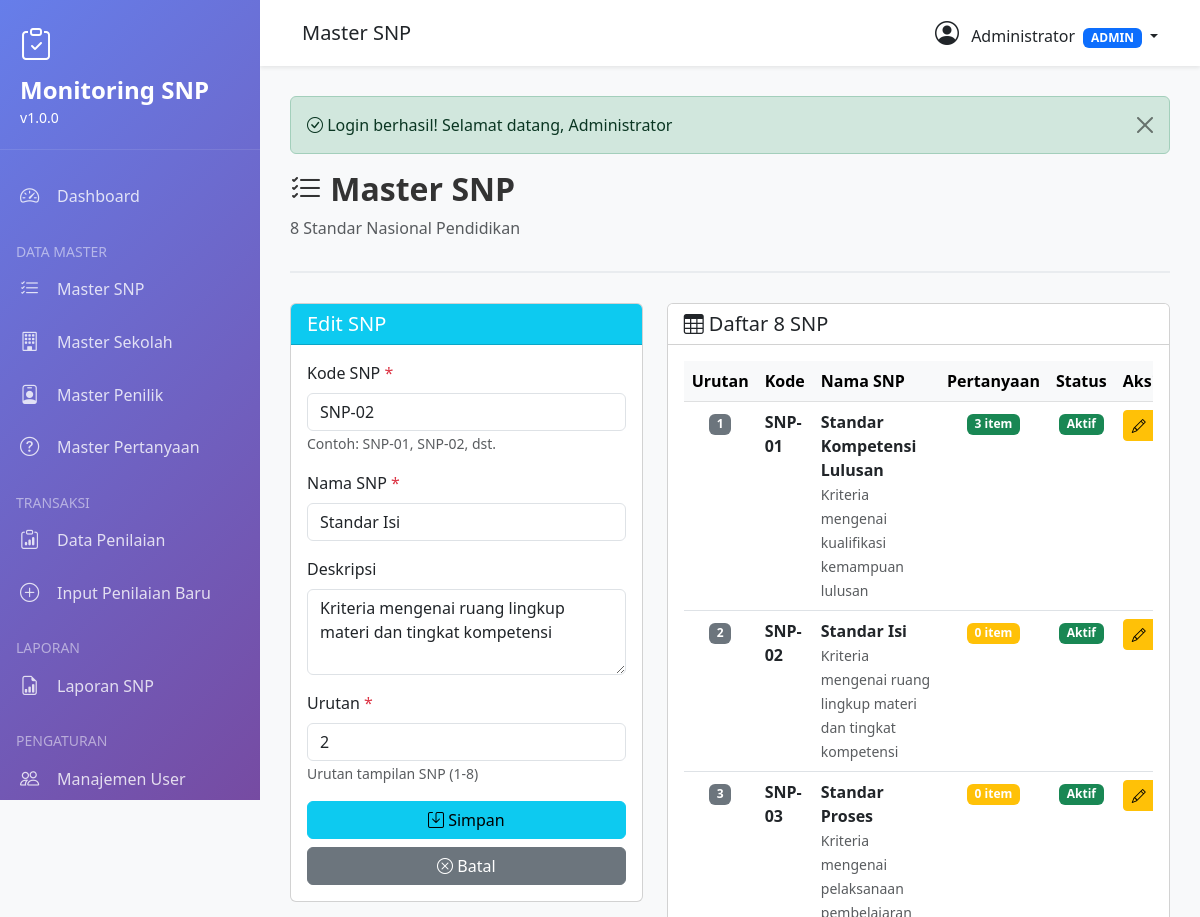
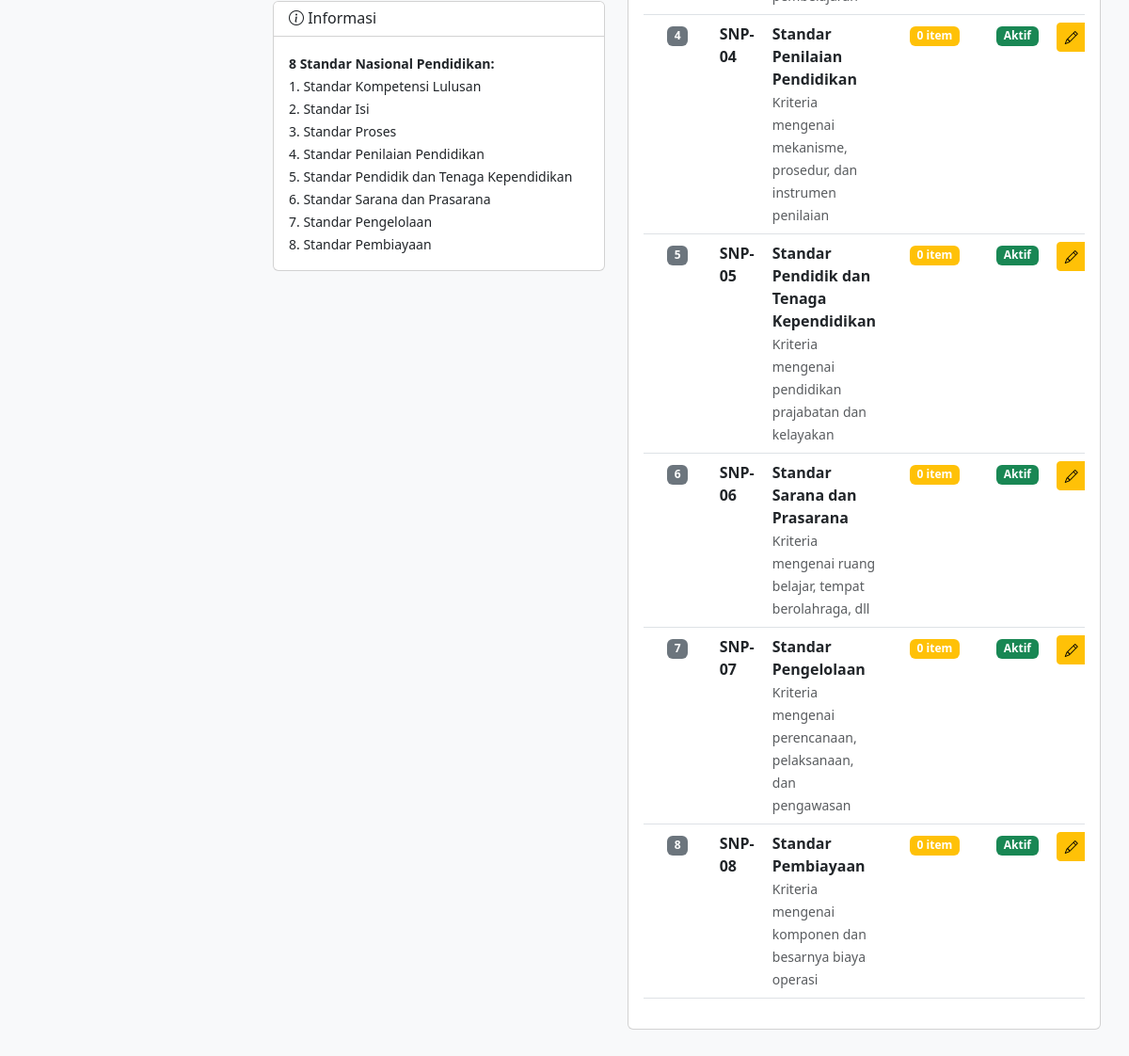
The page /modules/master-snp.php?edit=2 (signed in) on the database its author committed (2 pictures, top to bottom).
### tables this page shows
CREATE TABLE master_snp (
    id INT PRIMARY KEY AUTO_INCREMENT,
    kode_snp VARCHAR(10) UNIQUE NOT NULL,
    nama_snp VARCHAR(200) NOT NULL,
    deskripsi TEXT,
    urutan INT,
    is_active TINYINT(1) DEFAULT 1,
    created_at TIMESTAMP DEFAULT CURRENT_TIMESTAMP,
    updated_at TIMESTAMP DEFAULT CURRENT_TIMESTAMP ON UPDATE CURRENT_TIMESTAMP
);

### config/config.php (called while the page is built, shortened)
<?php
class Database {
    private static $instance = null;
    private $conn;
    private function __construct() {
        try {
            $this->conn = new mysqli(DB_HOST, DB_USER, DB_PASS, DB_NAME);
            $this->conn->set_charset("utf8");
        } catch (Exception $e) {
            die("ERROR: " . $e->getMessage());
        }
    }
    public static function getInstance() {
        if (self::$instance === null) {
            self::$instance = new Database();
        }
        return self::$instance;
    }
    public function query($sql) {
        return $this->conn->query($sql);
    }
}

### modules/master-snp.php (the view, shortened to what this page needs)
<?php
$db = Database::getInstance();
$pageTitle = 'Master SNP';
require_once '../includes/header.php';
$editData = null;
if (isset($_GET['edit'])) {
    $id = (int)$_GET['edit'];
    $editData = $db->query("SELECT * FROM master_snp WHERE id = $id")->fetch_assoc();
}
$dataSNP = $db->query("
    SELECT s.*,
           (SELECT COUNT(*) FROM pertanyaan_snp WHERE snp_id = s.id) as jumlah_pertanyaan
    FROM master_snp s
    ORDER BY s.urutan
")->fetch_all(MYSQLI_ASSOC);
?>
<div class="page-header">
    <h2><i class="bi bi-list-check"></i> <?php echo $pageTitle; ?></h2>
    <p class="text-muted">8 Standar Nasional Pendidikan</p>
</div>
<div class="row">
    <div class="col-md-5">
        <div class="card">
            <div class="card-header bg-info text-white">
                <h5 class="mb-0">
                    <?php echo $editData ? 'Edit' : 'Tambah'; ?> SNP
                </h5>
            </div>
            <div class="card-body">
                <form method="POST">
                    <div class="mb-3">
                        <label class="form-label">Kode SNP <span class="text-danger">*</span></label>
                        <input type="text" class="form-control" name="kode_snp"
                               value="<?php echo $editData['kode_snp'] ?? ''; ?>"
                               placeholder="SNP-01" required>
                        <small class="text-muted">Contoh: SNP-01, SNP-02, dst.</small>
                    </div>
                    <div class="mb-3">
                        <label class="form-label">Nama SNP <span class="text-danger">*</span></label>
                        <input type="text" class="form-control" name="nama_snp"
                               value="<?php echo $editData['nama_snp'] ?? ''; ?>"
                               placeholder="Standar Kompetensi Lulusan" required>
                    </div>
                    <div class="mb-3">
                        <label class="form-label">Deskripsi</label>
                        <textarea class="form-control" name="deskripsi" rows="3"
                                  placeholder="Deskripsi singkat tentang SNP ini..."><?php echo $editData['deskripsi'] ?? ''; ?></textarea>
                    </div>
                    <div class="mb-3">
                        <label class="form-label">Urutan <span class="text-danger">*</span></label>
                        <input type="number" class="form-control" name="urutan"
                               value="<?php echo $editData['urutan'] ?? '1'; ?>"
                               min="1" required>
                        <small class="text-muted">Urutan tampilan SNP (1-8)</small>
                    </div>
                    <div class="d-grid gap-2">
                        <button type="submit" class="btn btn-info">
                            <i class="bi bi-save"></i> Simpan
                        </button>
                        <?php if ($editData): ?>
                        <a href="<?php echo BASE_URL; ?>modules/master-snp.php" class="btn btn-secondary">
                            <i class="bi bi-x-circle"></i> Batal
                        </a>
                        <?php endif; ?>
                    </div>
                </form>
            </div>
        </div>
        <div class="card mt-3">
            <div class="card-header bg-white">
                <h6 class="mb-0"><i class="bi bi-info-circle"></i> Informasi</h6>
            </div>
            <div class="card-body">
                <small>
                    <strong>8 Standar Nasional Pendidikan:</strong><br>
                    1. Standar Kompetensi Lulusan<br>
                    2. Standar Isi<br>
                    3. Standar Proses<br>
                    4. Standar Penilaian Pendidikan<br>
                    5. Standar Pendidik dan Tenaga Kependidikan<br>
                    6. Standar Sarana dan Prasarana<br>
                    7. Standar Pengelolaan<br>
                    8. Standar Pembiayaan
                </small>
            </div>
        </div>
    </div>
    <div class="col-md-7">
        <div class="card">
            <div class="card-header bg-white">
                <h5 class="mb-0"><i class="bi bi-table"></i> Daftar 8 SNP</h5>
            </div>
            <div class="card-body">
                <div class="table-responsive">
                    <table class="table table-hover">
                        <thead class="table-light">
                            <tr>
                                <th width="50">Urutan</th>
                                <th width="100">Kode</th>
                                <th>Nama SNP</th>
                                <th width="100" class="text-center">Pertanyaan</th>
                                <th width="100" class="text-center">Status</th>
                                <th width="120">Aksi</th>
                            </tr>
                        </thead>
                        <tbody>
                            <?php foreach ($dataSNP as $item): ?>
                            <tr>
                                <td class="text-center">
                                    <span class="badge bg-secondary"><?php echo $item['urutan']; ?></span>
                                </td>
                                <td><strong><?php echo $item['kode_snp']; ?></strong></td>
                                <td>
                                    <strong><?php echo $item['nama_snp']; ?></strong><br>
                                    <small class="text-muted"><?php echo $item['deskripsi']; ?></small>
                                </td>
                                <td class="text-center">
                                    <?php if ($item['jumlah_pertanyaan'] > 0): ?>
                                    <span class="badge bg-success"><?php echo $item['jumlah_pertanyaan']; ?> item</span>
                                    <?php else: ?>
                                    <span class="badge bg-warning">0 item</span>
                                    <?php endif; ?>
                                </td>
                                <td class="text-center">
                                    <?php if ($item['is_active']): ?>
                                    <span class="badge bg-success">Aktif</span>
                                    <?php else: ?>
                                    <span class="badge bg-secondary">Non-Aktif</span>
                                    <?php endif; ?>
                                </td>
                                <td>
                                    <div class="btn-group" role="group">
                                        <a href="?edit=<?php echo $item['id']; ?>" class="btn btn-sm btn-warning" title="Edit">
                                            <i class="bi bi-pencil"></i>
                                        </a>
                                    </div>
                                </td>
                            </tr>
                            <?php endforeach; ?>
                        </tbody>
                    </table>
                </div>
            </div>
        </div>
    </div>
</div>
<?php require_once '../includes/footer.php'; ?>

### includes/header.php (style rules this page uses)
:root { --primary-color: #667eea; --secondary-color: #764ba2; --sidebar-width: 260px; }
body { font-family: 'Segoe UI', Tahoma, Geneva, Verdana, sans-serif; background-color: #f8f9fa; }
.page-header { margin-bottom: 30px; padding-bottom: 15px; border-bottom: 2px solid #e9ecef; }
.page-header h2 { color: #333; font-weight: 600; }

### rows shown on the page
master_snp: kode_snp "SNP-02", nama_snp "Standar Isi", deskripsi "Kriteria mengenai ruang lingkup materi dan tingkat kompetensi", urutan "2", shows "0 item", is_active "Aktif"
master_snp: urutan "1", kode_snp "SNP-01", nama_snp "Standar Kompetensi Lulusan", deskripsi "Kriteria mengenai kualifikasi kemampuan lulusan", jumlah_pertanyaan "3", is_active "Aktif"
master_snp: urutan "3", kode_snp "SNP-03", nama_snp "Standar Proses", deskripsi "Kriteria mengenai pelaksanaan pembelajaran", shows "0 item", is_active "Aktif"
master_snp: urutan "4", kode_snp "SNP-04", nama_snp "Standar Penilaian Pendidikan", deskripsi "Kriteria mengenai mekanisme, prosedur, dan instrumen penilaian", shows "0 item", is_active "Aktif"
master_snp: urutan "5", kode_snp "SNP-05", nama_snp "Standar Pendidik dan Tenaga Kependidikan", deskripsi "Kriteria mengenai pendidikan prajabatan dan kelayakan", shows "0 item", is_active "Aktif"
master_snp: urutan "6", kode_snp "SNP-06", nama_snp "Standar Sarana dan Prasarana", deskripsi "Kriteria mengenai ruang belajar, tempat berolahraga, dll", shows "0 item", is_active "Aktif"
master_snp: urutan "7", kode_snp "SNP-07", nama_snp "Standar Pengelolaan", deskripsi "Kriteria mengenai perencanaan, pelaksanaan, dan pengawasan", shows "0 item", is_active "Aktif"
master_snp: urutan "8", kode_snp "SNP-08", nama_snp "Standar Pembiayaan", deskripsi "Kriteria mengenai komponen dan besarnya biaya operasi", shows "0 item", is_active "Aktif"

### other values the page prints
APP_NAME "Monitoring SNP"
APP_VERSION "1.0.0"
$pageTitle "Master SNP"
$_SESSION['nama_lengkap'] "Administrator"
$_SESSION['role'] "ADMIN"
$flash['message'] "Login berhasil! Selamat datang, Administrator"
